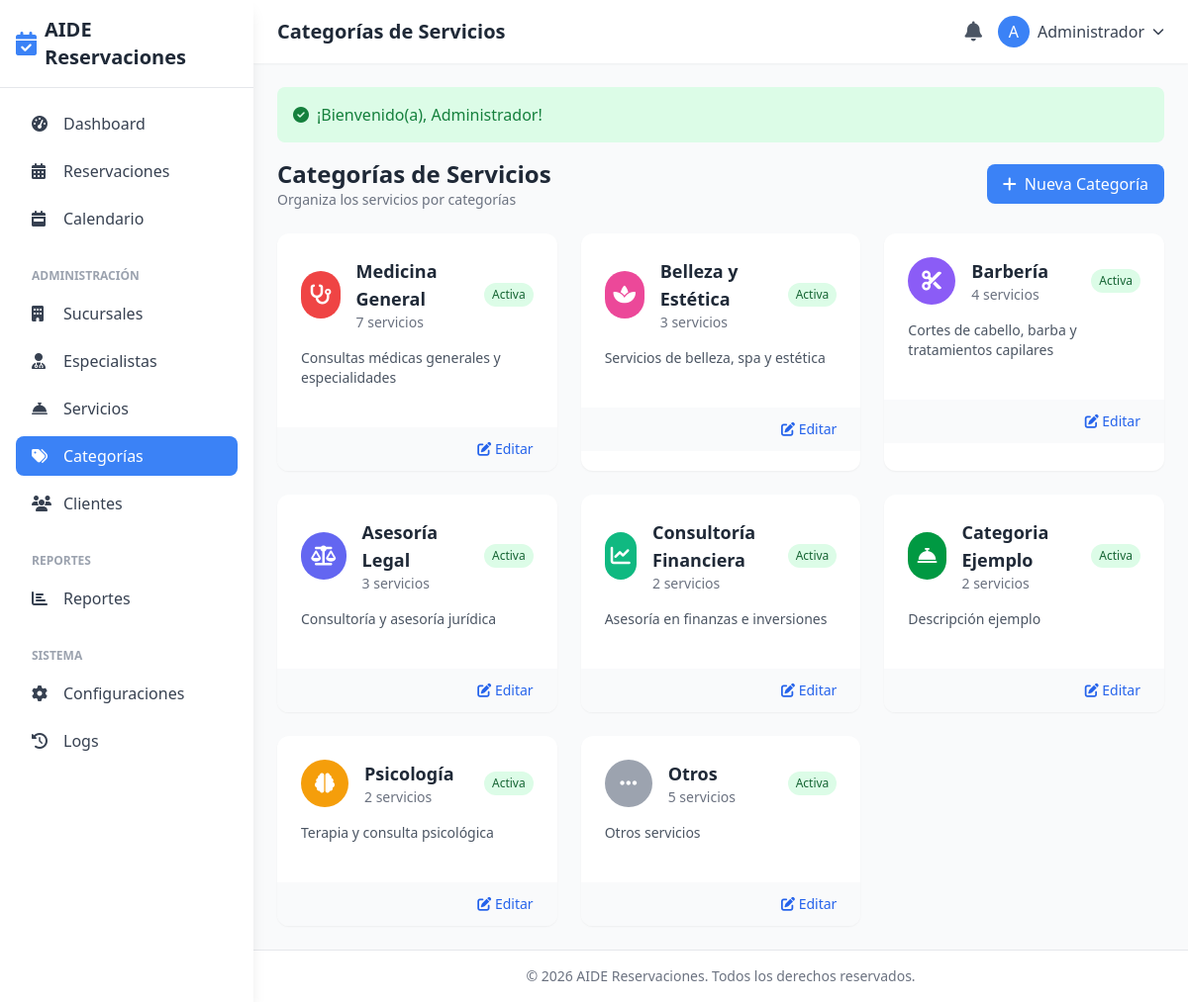
Screenshot of /categorias (signed in) with the database file from the repository.
### tables this page shows
CREATE TABLE `configuraciones` (
  `id` int(11) NOT NULL,
  `clave` varchar(100) NOT NULL,
  `valor` text,
  `tipo` enum('text','number','boolean','json','color','image') DEFAULT 'text',
  `descripcion` varchar(255) DEFAULT NULL,
  `created_at` timestamp NOT NULL DEFAULT CURRENT_TIMESTAMP,
  `updated_at` timestamp NOT NULL DEFAULT CURRENT_TIMESTAMP ON UPDATE CURRENT_TIMESTAMP
);

CREATE TABLE `categorias_servicios` (
  `id` int(11) NOT NULL,
  `nombre` varchar(100) NOT NULL,
  `descripcion` text,
  `icono` varchar(50) DEFAULT 'fas fa-concierge-bell',
  `color` varchar(20) DEFAULT '#3B82F6',
  `orden` int(11) DEFAULT '0',
  `activo` tinyint(1) DEFAULT '1',
  `created_at` timestamp NOT NULL DEFAULT CURRENT_TIMESTAMP,
  `updated_at` timestamp NOT NULL DEFAULT CURRENT_TIMESTAMP ON UPDATE CURRENT_TIMESTAMP
);

### app/controllers/ServiceController.php (called while the page is built, shortened)
<?php
require_once __DIR__ . '/BaseController.php';
class ServiceController extends BaseController {
    public function categories() {
        $categories = $this->db->fetchAll(
            "SELECT c.*, COUNT(s.id) as total_servicios
             FROM categorias_servicios c
             LEFT JOIN servicios s ON c.id = s.categoria_id AND s.activo = 1
             GROUP BY c.id
             ORDER BY c.orden, c.nombre"
        );
        $this->render('services/categories', [
            'title' => 'Categorías de Servicios',
            'categories' => $categories
        ]);
    }
}

### helpers/functions.php (called while the page is built, shortened)
<?php
function url($path = '') {
    return BASE_URL . '/' . ltrim($path, '/');
}
function e($text) {
    return htmlspecialchars($text ?? '', ENT_QUOTES, 'UTF-8');
}
function getFlashMessage() {
    if (isset($_SESSION['flash'])) {
        $flash = $_SESSION['flash'];
        return $flash;
    }
    return null;
}
function isLoggedIn() {
    return isset($_SESSION['user_id']);
}
function currentUser() {
    if (isLoggedIn()) {
        return $_SESSION['user'] ?? null;
    }
    return null;
}
function hasRole($roleId) {
    $user = currentUser();
    return $user && $user['rol_id'] == $roleId;
}
function hasAnyRole($roles) {
    $user = currentUser();
    return in_array($user['rol_id'], $roles);
}
function getConfig($key, $default = null) {
    try {
        $db = Database::getInstance();
        $result = $db->fetch("SELECT valor FROM configuraciones WHERE clave = ?", [$key]);
        return $result ? $result['valor'] : $default;
    } catch (Exception $e) {
        return $default;
    }
}

### config/database.php (called while the page is built, shortened)
<?php
class Database {
    private static $instance = null;
    private $connection;
    private function __construct() {
        try {
            $dsn = "mysql:host=" . DB_HOST . ";dbname=" . DB_NAME . ";charset=" . DB_CHARSET;
            $options = [
                PDO::ATTR_ERRMODE => PDO::ERRMODE_EXCEPTION,
                PDO::ATTR_DEFAULT_FETCH_MODE => PDO::FETCH_ASSOC,
                PDO::ATTR_EMULATE_PREPARES => false,
            ];
            $this->connection = new PDO($dsn, DB_USER, DB_PASS, $options);
            $this->connection->exec("SET NAMES utf8mb4");
            $this->connection->exec("SET CHARACTER SET utf8mb4");
        } catch (PDOException $e) {
            die("Error de conexión a la base de datos: " . $e->getMessage());
        }
    }
    public static function getInstance() {
        if (self::$instance === null) {
            self::$instance = new self();
        }
        return self::$instance;
    }
    public function query($sql, $params = []) {
        $stmt = $this->connection->prepare($sql);
        $stmt->execute($params);
        return $stmt;
    }
    public function fetch($sql, $params = []) {
        return $this->query($sql, $params)->fetch();
    }
    public function fetchAll($sql, $params = []) {
        return $this->query($sql, $params)->fetchAll();
    }
}

### app/views/services/categories.php (the view, shortened to what this page needs)
<div class="flex justify-between items-center mb-6">
    <div>
        <h2 class="text-2xl font-bold text-gray-800">Categor&iacute;as de Servicios</h2>
        <p class="text-gray-500 text-sm">Organiza los servicios por categor&iacute;as</p>
    </div>
    <a href="<?= url('/categorias/crear') ?>"
       class="bg-primary hover:bg-secondary text-white px-4 py-2 rounded-lg transition">
        <i class="fas fa-plus mr-2"></i>Nueva Categor&iacute;a
    </a>
</div>
<div class="grid grid-cols-1 md:grid-cols-2 lg:grid-cols-3 gap-6">
    <?php foreach ($categories as $cat): ?>
    <div class="bg-white rounded-xl shadow-sm overflow-hidden">
        <div class="p-6">
            <div class="flex items-center justify-between mb-4">
                <div class="flex items-center">
                    <div class="w-12 h-12 rounded-full flex items-center justify-center text-white" style="background-color: <?= e($cat['color']) ?>">
                        <i class="<?= e($cat['icono']) ?> text-xl"></i>
                    </div>
                    <div class="ml-4">
                        <h3 class="text-lg font-semibold text-gray-800"><?= e($cat['nombre']) ?></h3>
                        <p class="text-sm text-gray-500"><?= $cat['total_servicios'] ?> servicios</p>
                    </div>
                </div>
                <span class="px-2 py-1 text-xs rounded-full <?= $cat['activo'] ? 'bg-green-100 text-green-800' : 'bg-red-100 text-red-800' ?>">
                    <?= $cat['activo'] ? 'Activa' : 'Inactiva' ?>
                </span>
            </div>
            <?php if ($cat['descripcion']): ?>
            <p class="text-sm text-gray-600 mb-4"><?= e($cat['descripcion']) ?></p>
            <?php endif; ?>
        </div>
        <div class="bg-gray-50 px-6 py-3 flex justify-end space-x-2">
            <a href="<?= url('/categorias/editar?id=' . $cat['id']) ?>"
               class="text-blue-600 hover:text-blue-800 text-sm">
                <i class="fas fa-edit"></i> Editar
            </a>
        </div>
    </div>
    <?php endforeach; ?>
</div>

### app/views/layouts/main.php (shortened to what this page needs)
<!DOCTYPE html>
<html lang="es">
<head>
    <script src="https://cdn.tailwindcss.com"></script>
    <link rel="stylesheet" href="https://cdnjs.cloudflare.com/ajax/libs/font-awesome/6.4.0/css/all.min.css">
    <link href="https://cdn.jsdelivr.net/npm/fullcalendar@6.1.8/index.global.min.css" rel="stylesheet">
</head>
<body class="bg-gray-50">
    <div class="min-h-screen flex">
        <aside class="w-64 bg-white shadow-lg fixed h-screen z-30 hidden md:flex md:flex-col">
            <div class="p-4 border-b flex-shrink-0">
                <a href="<?= url('/dashboard') ?>" class="flex items-center space-x-2">
                    <?php if (getConfig('logotipo')): ?>
                        <img src="<?= asset(getConfig('logotipo')) ?>" alt="Logo" class="h-8">
                    <?php else: ?>
                        <i class="fas fa-calendar-check text-2xl text-primary"></i>
                    <?php endif; ?>
                    <span class="text-xl font-bold text-gray-800"><?= e(getConfig('nombre_sitio', 'ReserBot')) ?></span>
                </a>
            </div>
            <nav class="p-4 overflow-y-auto flex-1" style="max-height: calc(100vh - 80px);">
                <ul class="space-y-2">
                    <li>
                        <a href="<?= url('/dashboard') ?>" class="sidebar-link flex items-center space-x-3 px-4 py-2 rounded-lg text-gray-700 <?= strpos($_SERVER['REQUEST_URI'], '/dashboard') !== false ? 'active' : '' ?>">
                            <i class="fas fa-tachometer-alt w-5"></i>
                            <span>Dashboard</span>
                        </a>
                    </li>
                    <?php if (hasAnyRole([ROLE_SUPERADMIN, ROLE_BRANCH_ADMIN, ROLE_RECEPTIONIST, ROLE_SPECIALIST])): ?>
                    <li>
                        <a href="<?= url('/reservaciones') ?>" class="sidebar-link flex items-center space-x-3 px-4 py-2 rounded-lg text-gray-700 <?= strpos($_SERVER['REQUEST_URI'], '/reservaciones') !== false ? 'active' : '' ?>">
                            <i class="fas fa-calendar-alt w-5"></i>
                            <span>Reservaciones</span>
                        </a>
                    </li>
                    <li>
                        <a href="<?= url('/calendario') ?>" class="sidebar-link flex items-center space-x-3 px-4 py-2 rounded-lg text-gray-700 <?= strpos($_SERVER['REQUEST_URI'], '/calendario') !== false ? 'active' : '' ?>">
                            <i class="fas fa-calendar-week w-5"></i>
                            <span>Calendario</span>
                        </a>
                    </li>
                    <?php endif; ?>
                    <?php if (hasAnyRole([ROLE_SUPERADMIN, ROLE_BRANCH_ADMIN])): ?>
                    <li class="pt-4">
                        <span class="px-4 text-xs font-semibold text-gray-400 uppercase">Administraci&oacute;n</span>
                    </li>
                    <li>
                        <a href="<?= url('/sucursales') ?>" class="sidebar-link flex items-center space-x-3 px-4 py-2 rounded-lg text-gray-700 <?= strpos($_SERVER['REQUEST_URI'], '/sucursales') !== false ? 'active' : '' ?>">
                            <i class="fas fa-building w-5"></i>
                            <span>Sucursales</span>
                        </a>
                    </li>
                    <li>
                        <a href="<?= url('/especialistas') ?>" class="sidebar-link flex items-center space-x-3 px-4 py-2 rounded-lg text-gray-700 <?= strpos($_SERVER['REQUEST_URI'], '/especialistas') !== false ? 'active' : '' ?>">
                            <i class="fas fa-user-md w-5"></i>
                            <span>Especialistas</span>
                        </a>
                    </li>
                    <li>
                        <a href="<?= url('/servicios') ?>" class="sidebar-link flex items-center space-x-3 px-4 py-2 rounded-lg text-gray-700 <?= strpos($_SERVER['REQUEST_URI'], '/servicios') !== false ? 'active' : '' ?>">
                            <i class="fas fa-concierge-bell w-5"></i>
                            <span>Servicios</span>
                        </a>
                    </li>
                    <li>
                        <a href="<?= url('/categorias') ?>" class="sidebar-link flex items-center space-x-3 px-4 py-2 rounded-lg text-gray-700 <?= strpos($_SERVER['REQUEST_URI'], '/categorias') !== false ? 'active' : '' ?>">
                            <i class="fas fa-tags w-5"></i>
                            <span>Categor&iacute;as</span>
                        </a>
                    </li>
                    <li>
                        <a href="<?= url('/clientes') ?>" class="sidebar-link flex items-center space-x-3 px-4 py-2 rounded-lg text-gray-700 <?= strpos($_SERVER['REQUEST_URI'], '/clientes') !== false ? 'active' : '' ?>">
                            <i class="fas fa-users w-5"></i>
                            <span>Clientes</span>
                        </a>
                    </li>
                    <?php endif; ?>
                    <?php if (hasAnyRole([ROLE_SUPERADMIN, ROLE_BRANCH_ADMIN])): ?>
                    <li class="pt-4">
                        <span class="px-4 text-xs font-semibold text-gray-400 uppercase">Reportes</span>
                    </li>
                    <li>
                        <a href="<?= url('/reportes') ?>" class="sidebar-link flex items-center space-x-3 px-4 py-2 rounded-lg text-gray-700 <?= strpos($_SERVER['REQUEST_URI'], '/reportes') !== false ? 'active' : '' ?>">
                            <i class="fas fa-chart-bar w-5"></i>
                            <span>Reportes</span>
                        </a>
                    </li>
                    <?php endif; ?>
                    <?php if (hasRole(ROLE_SUPERADMIN)): ?>
                    <li class="pt-4">
                        <span class="px-4 text-xs font-semibold text-gray-400 uppercase">Sistema</span>
                    </li>
                    <li>
                        <a href="<?= url('/configuraciones') ?>" class="sidebar-link flex items-center space-x-3 px-4 py-2 rounded-lg text-gray-700 <?= strpos($_SERVER['REQUEST_URI'], '/configuraciones') !== false ? 'active' : '' ?>">
                            <i class="fas fa-cog w-5"></i>
                            <span>Configuraciones</span>
                        </a>
                    </li>
                    <li>
                        <a href="<?= url('/logs') ?>" class="sidebar-link flex items-center space-x-3 px-4 py-2 rounded-lg text-gray-700 <?= strpos($_SERVER['REQUEST_URI'], '/logs') !== false ? 'active' : '' ?>">
                            <i class="fas fa-history w-5"></i>
                            <span>Logs</span>
                        </a>
                    </li>
                    <?php endif; ?>
                </ul>
            </nav>
        </aside>
        <div class="flex-1 md:ml-64">
            <header class="bg-white shadow-sm sticky top-0 z-20">
                <div class="flex justify-between items-center px-6 py-4">
                    <div class="flex items-center">
                        <h1 class="text-xl font-semibold text-gray-800"><?= e($title ?? 'Dashboard') ?></h1>
                    </div>
                    <div class="flex items-center space-x-4">
                        <a href="<?= url('/notificaciones') ?>" class="relative text-gray-600 hover:text-primary">
                            <i class="fas fa-bell text-xl"></i>
                        </a>
                        <div class="relative" x-data="{ open: false }">
                            <button id="user-menu-btn" onclick="toggleUserMenu()" class="flex items-center space-x-2 text-gray-700 hover:text-primary">
                                <div class="w-8 h-8 bg-primary rounded-full flex items-center justify-center text-white">
                                    <?php $user = currentUser(); ?>
                                    <?= strtoupper(substr($user['nombre'] ?? 'U', 0, 1)) ?>
                                </div>
                                <span class="hidden sm:block"><?= e($user['nombre'] ?? 'Usuario') ?></span>
                                <i class="fas fa-chevron-down text-xs"></i>
                            </button>
                        </div>
                    </div>
                </div>
            </header>
            <main class="p-6">
                <?php
                $flash = getFlashMessage();
                if ($flash):
                ?>
                <div class="mb-4 p-4 rounded-lg <?= $flash['type'] == 'success' ? 'bg-green-100 text-green-700' : 'bg-red-100 text-red-700' ?>">
                    <div class="flex items-center">
                        <i class="fas <?= $flash['type'] == 'success' ? 'fa-check-circle' : 'fa-exclamation-circle' ?> mr-2"></i>
                        <?= e($flash['message']) ?>
                    </div>
                </div>
                <?php endif; ?>
                <?php include $content; ?>
            </main>
            <footer class="bg-white border-t py-4 px-6 text-center text-gray-500 text-sm">
                &copy; <?= date('Y') ?> <?= e(getConfig('nombre_sitio', 'ReserBot')) ?>. Todos los derechos reservados.
            </footer>
        </div>
    </div>
</body>
</html>

### rows the page displays
configuraciones: valor "AIDE Reservaciones"
categorias_servicios: nombre "Medicina General", total_servicios "7", activo "Activa", descripcion "Consultas médicas generales y especialidades"
categorias_servicios: nombre "Belleza y Estética", total_servicios "3", activo "Activa", descripcion "Servicios de belleza, spa y estética"
categorias_servicios: nombre "Barbería", total_servicios "4", activo "Activa", descripcion "Cortes de cabello, barba y tratamientos capilares"
categorias_servicios: nombre "Asesoría Legal", total_servicios "3", activo "Activa", descripcion "Consultoría y asesoría jurídica"
categorias_servicios: nombre "Consultoría Financiera", total_servicios "2", activo "Activa", descripcion "Asesoría en finanzas e inversiones"
categorias_servicios: nombre "Categoria Ejemplo", total_servicios "2", activo "Activa", descripcion "Descripción ejemplo"
categorias_servicios: nombre "Psicología", total_servicios "2", activo "Activa", descripcion "Terapia y consulta psicológica"
categorias_servicios: nombre "Otros", total_servicios "5", activo "Activa", descripcion "Otros servicios"

### other values shown
$title "Categorías de Servicios"
substr($user['nombre'] ?? 'U', 0, 1) "A"
$user['nombre'] "Administrador"
$flash['message'] "¡Bienvenido(a), Administrador!"
